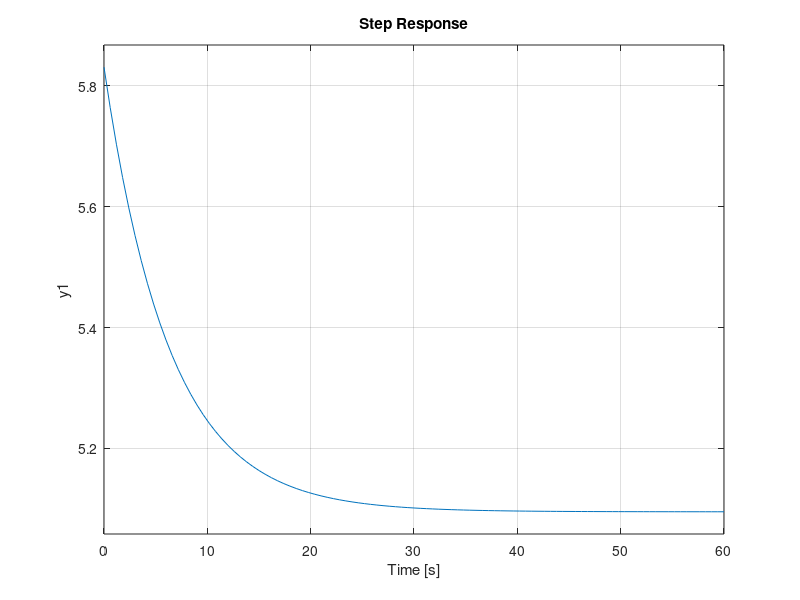

Write MATLAB code to recreate this figure. (Note: this script raises an error after producing the figure.)
clear; clc; close all;
s = tf('s');

% GUY WIRE PROPERTIES (KELVIN-VOIGT SLS)
%Eguy = 112e9; % Kevlar® 49 Aramid Fiber elastic modulus [Pa]
%Eguy = 172e9; % Honeywell Spectra® 1000 Fiber elastic modulus [Pa]
Eguy = 117e9; % Honeywell Spectra® 900 Fiber elastic modulus [Pa]
Ee = Eguy; % instantaneous elastic response, no viscous effects [Pa]
Ev = 90e9; % elastic part of Kelvin element [Pa]
eta = 65e10; % Kelvin dashpot viscousity [kg/s]
A = pi*(1e-4)^2; % guy wire cross sectional area [m^2]
R = 0.9e-2; % spindle radius including wire [m]
L = 1.98; % approximate length [m]

% TENSION SPRING PROPERTIES
k_s = 301; % [N/m]

% BOOM AND OPPOSING SPRING STIFFNESSES
k_boom = 1012; % (Improve this estimate and generalize to all lengths!) [N/m]
k_eff = 1/(1/k_boom+1/k_s); % 

% PLANT MODEL, STEP RESPONSE, IV and FV
G = A*R*Ee*k_eff*(eta*s+Ev)/(eta*(L*k_eff+A*Ee)*s+L*k_eff*(Ev+Ee)+A*Ev*Ee); % plant
figure(); step(pi*G,60)
% IV = pi*A*R*Ee*ks/(L*ks+A*Ee);
% FV = pi*(A*R*Ee*Ev*ks)/(L*ks*(Ee+Ev)+A*Ev*Ee);

% COMPARE EXPERIMENT DATA WITH MODEL
[time,tension,theta] = getExpData("GuyWireSysID-2022-08-10",-1,60); % t0 just after the step
hold on; plot(time,tension,'.g')
hold on; plot(time,theta,'k')
legend("Model Tension","Experiment Tension","Stepper Angle")
ylim([3 6])

% ANALYTICAL TIME DOMAIN STEP RESPONSE
% a1 = (A*Ee^2*L*R*ks^2)/((L*ks + A*Ee)*(A*Ee*Ev + Ee*L*ks + Ev*L*ks));
% b1 = (A*Ee*Ev + Ee*L*ks + Ev*L*ks)/(eta*(L*ks + A*Ee));
% c = (A*Ee*Ev*R*ks)/(A*Ee*Ev + Ee*L*ks + Ev*L*ks);
% stepRes = @(amp,t) amp*(a1*exp(-b1*t)+c);
% time = 0:0.1:10;
% hold on; plot(time,stepRes(pi,time),'r')




